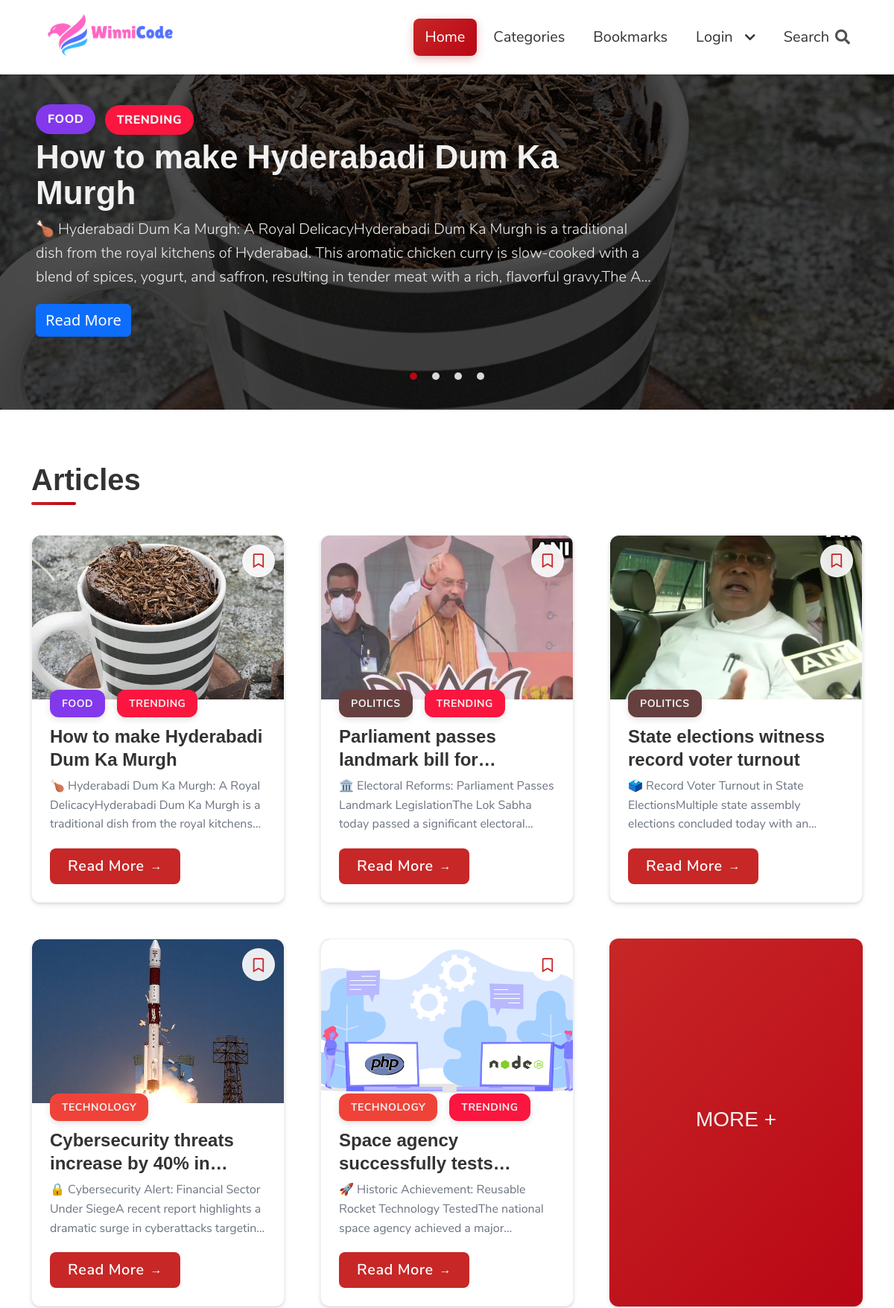
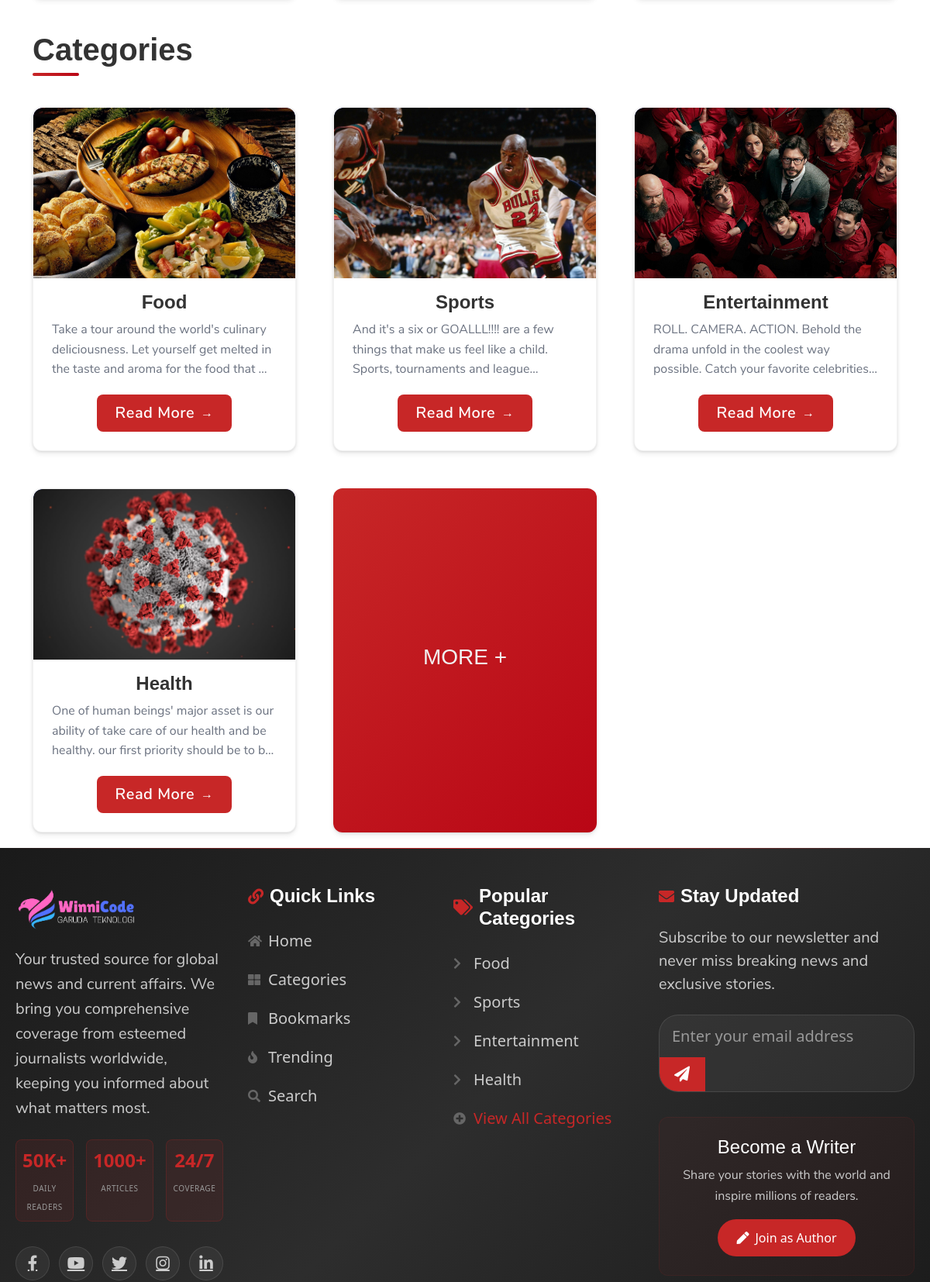
The page / (upper part) on the database its author committed (2 pictures, top to bottom).
### tables this page shows
CREATE TABLE `article` (
  `article_id` int NOT NULL,
  `category_id` int NOT NULL,
  `author_id` int NOT NULL,
  `article_title` varchar(200) NOT NULL,
  `article_description` text NOT NULL,
  `article_image` varchar(250) NOT NULL,
  `article_date` date NOT NULL,
  `article_trend` tinyint(1) NOT NULL,
  `article_active` tinyint(1) NOT NULL
);

CREATE TABLE `category` (
  `category_id` int NOT NULL,
  `category_name` varchar(45) NOT NULL,
  `category_color` varchar(35) NOT NULL,
  `category_image` varchar(250) NOT NULL,
  `category_description` varchar(350) NOT NULL
);

### includes/functions.inc.php (the view, shortened to what this page needs)
  <?php
function createArticleCard($title, $img, $data, $category, $cat_id, $id, $color, $new, $trend, $marked)
{
  echo '
    <article class="card">
      <a href="';
  if (isset($_SESSION['USER_LOGGED_IN'])) {
    if ($marked) {
      echo 'remove-bookmark.php?id=' . $id;
    } else {
      echo 'add-bookmark.php?id=' . $id;
    }
  } else {
    echo 'bookmarks.php';
  }
  echo '" class="bookmark" title="';
  if ($marked) {
    echo 'Remove from Bookmarks">
      <i class="fas fa-bookmark"></i>
    </a>';
  } else {
    echo 'Add to Bookmarks">
      <i class="far fa-bookmark"></i>
    </a>';
  }
  echo '<div class="card-img">
        <img src="' . (!empty($img) ? './assets/images/articles/' . $img : './assets/images/fallback_news.png') . '" />
      </div>
      <div class="card-content">
        <div class="card-tags">
          <div class="tag ' . $color . '"><a href="articles.php?id=' . $cat_id . '">' . $category . '</a></div>';
  if ($trend) {
    echo '  <div class="tag tag-trend"><a href="search.php?trending=1">TRENDING</a></div>';
  }
  echo '
        </div>
        <h3 class="card-title">
          ' . $title . '
        </h3>
        <p class="card-data">
          ' . $data . '
        </p>
        <a href="news.php?id=' . $id . '" class="btn btn-card">Read More <span>&rarr;</span></a>
      </div>
    </article>';
}
function createCategoryCard($title, $img, $data, $id)
{
  echo '
    <article class="card">
      <div class="card-img">
        <img src="./assets/images/category/' . $img . '" />
      </div>
      <div class="card-content">
        <h3 class="card-title text-center">
          ' . $title . '
        </h3>
        <p class="card-data">
          ' . $data . '
        </p>
        <div class="btn-block">
          <a href="articles.php?id=' . $id . '" class="btn btn-card">
            Read More
            <span>&rarr;</span>
          </a>
        </div>
      </div>
    </article>';
}
function createMoreCard($link)
{
  echo '
    <a href="' . $link . '" class="card card-more d-flex">
      <h3>MORE +</h3>
    </a>
    ';
}
function createSlider($active, $img, $color, $category, $title, $content, $id, $new, $trend)
{
  $content = strip_tags($content);
  echo '
    <div class="slide ' . $active . '">
      <div class="slide-image-wrapper">
        <img src="' . (!empty($img) ? './assets/images/articles/' . $img : './assets/images/fallback_news.png') . '"/>
        <div class="info">
          <div class=" tag ' . $color . '">' . $category . '</div>';
  if ($trend) {
    echo '  <div class="tag tag-trend">TRENDING</div>';
  }
  echo
    '
          <h1>' . $title . '</h1>
          <p>
            ' . $content . '
          </p>
          <a href="news.php?id=' . $id . '" class="btn btn-primary">Read More</a>
        </div>
      </div>
    </div>';
}
?>

### includes/slider.inc.php (shortened to what this page needs)
<header class="img-slider">
  <?php
  $no_of_slides = "4";
  $sliderQuery = "
    SELECT
      category.category_name,
      category.category_color,
      article.*
    FROM article
    INNER JOIN category ON article.category_id = category.category_id
    WHERE article.article_trend = 1
      AND article.article_active = 1
      AND article.article_id >= (
        SELECT FLOOR(RAND() * (
          SELECT MAX(article_id)
          FROM article
          WHERE article_trend = 1
        ))
      )
    ORDER BY article.article_id
    LIMIT {$no_of_slides}
  ";
  $sliderResult = mysqli_query($con, $sliderQuery);
  $row = mysqli_num_rows($sliderResult);
  if ($row > 0) {
    $counter = 0;
    while ($data = mysqli_fetch_assoc($sliderResult)) {
      $category_color = $data['category_color'];
      $category_name = $data['category_name'];
      $article_id = $data['article_id'];
      $article_title = $data['article_title'];
      $article_image = $data['article_image'];
      $article_desc = $data['article_description'];
      $article_trend = $data['article_trend'];
      $new = false;
      $active = "";
      if ($counter == 0) {
        $counter++;
        $active = "active";
      }
      createSlider(
        $active,
        $article_image,
        $category_color,
        $category_name,
        $article_title,
        $article_desc,
        $article_id,
        $new,
        $article_trend
      );
    }
    $counter = 0;
    echo '<div class="navigation">';
    for ($i = 0; $i < $no_of_slides; $i++) {
      $active = "";
      if ($counter == 0) {
        $counter++;
        $active = "active";
      }
      echo '<div class="slide-nav-btn ' . $active . '"></div>';
    }
  }
  ?>
  </div>
</header>

### index.php (shortened to what this page needs)
<?php
require('./includes/nav.inc.php');
require('./includes/slider.inc.php');
?>
<section class="py-1 category-list">
  <div class="container">
    <h2 class="headings">Articles</h2>
    <div class="card-container">
      <?php
      $articlesLimit = 5;
      $articleQuery = "
        SELECT
          category.category_name,
          category.category_color,
          article.*
        FROM article
        INNER JOIN category ON article.category_id = category.category_id
        WHERE article.article_active = 1
          AND article.article_id >= (
            SELECT FLOOR(RAND() * (SELECT MAX(article_id) FROM article))
          )
        ORDER BY article.article_id
        LIMIT {$articlesLimit}
      ";
      $result = mysqli_query($con, $articleQuery);
      $row = mysqli_num_rows($result);
      if ($row > 0) {
        while ($data = mysqli_fetch_assoc($result)) {
          $category_color = $data['category_color'];
          $category_name = $data['category_name'];
          $category_id = $data['category_id'];
          $article_id = $data['article_id'];
          $article_title = $data['article_title'];
          $article_image = $data['article_image'];
          $article_desc = $data['article_description'];
          $article_trend = $data['article_trend'];
          $article_desc = strip_tags($article_desc);
          $article_desc = substr($article_desc, 0, 150) . '...';
          $new = false;
          $bookmarked = false;
          createArticleCard(
            $article_title,
            $article_image,
            $article_desc,
            $category_name,
            $category_id,
            $article_id,
            $category_color,
            $new,
            $article_trend,
            $bookmarked
          );
        }
      }
      createMoreCard('./articles.php');
      ?>
    </div>
  </div>
</section>
<section class="py-1 category-list">
  <div class="container">
    <h2 class="headings">Categories</h2>
    <div class="card-container">
      <?php
      $categoriesLimit = 5;
      $categoryQuery = "
        SELECT
          category_id,
          category_name,
          category_image,
          category_description
        FROM category
        WHERE category_id >= (
          SELECT FLOOR(RAND() * (SELECT MAX(category_id) FROM category))
        )
        ORDER BY category_id
        LIMIT {$categoriesLimit}
      ";
      $result = mysqli_query($con, $categoryQuery);
      $row = mysqli_num_rows($result);
      if ($row > 0) {
        while ($data = mysqli_fetch_assoc($result)) {
          $category_id = $data['category_id'];
          $category_name = $data['category_name'];
          $category_image = $data['category_image'];
          $category_desc = $data['category_description'];
          createCategoryCard($category_name, $category_image, $category_desc, $category_id, );
        }
      }
      ?>
    </div>
  </div>
</section>
<?php
require('./includes/footer.inc.php');
?>

### includes/footer.inc.php (shortened to what this page needs)
<footer class="footer">
  <div class="footer-container">
    <div class="footer-content">
      <div class="footer-section about">
        <div class="footer-logo">
          <a href="./index.php"><img src="./assets/images/logo_winni_code.png" alt="WinniCode Logo" /></a>
        </div>
        <p class="footer-description">
          Your trusted source for global news and current affairs. We bring you comprehensive coverage from esteemed
          journalists worldwide, keeping you informed about what matters most.
        </p>
        <div class="footer-stats">
          <div class="stat-item">
            <span class="stat-number">50K+</span>
            <span class="stat-label">Daily Readers</span>
          </div>
          <div class="stat-item">
            <span class="stat-number">1000+</span>
            <span class="stat-label">Articles</span>
          </div>
          <div class="stat-item">
            <span class="stat-number">24/7</span>
            <span class="stat-label">Coverage</span>
          </div>
        </div>
        <div class="social-links">
          <a href="#" class="social-link facebook" aria-label="Facebook">
            <i class="fab fa-facebook-f"></i>
          </a>
          <a href="#" class="social-link youtube" aria-label="YouTube">
            <i class="fab fa-youtube"></i>
          </a>
          <a href="#" class="social-link twitter" aria-label="Twitter">
            <i class="fab fa-twitter"></i>
          </a>
          <a href="#" class="social-link instagram" aria-label="Instagram">
            <i class="fab fa-instagram"></i>
          </a>
          <a href="#" class="social-link linkedin" aria-label="LinkedIn">
            <i class="fab fa-linkedin-in"></i>
          </a>
        </div>
      </div>
      <div class="footer-section links">
        <h3 class="footer-title">
          <i class="fas fa-link"></i>
          Quick Links
        </h3>
        <ul class="footer-links">
          <li><a href="./index.php"><i class="fas fa-home"></i> Home</a></li>
          <li><a href="./categories.php"><i class="fas fa-th-large"></i> Categories</a></li>
          <li><a href="./bookmarks.php"><i class="fas fa-bookmark"></i> Bookmarks</a></li>
          <li><a href="./search.php?trending=1"><i class="fas fa-fire"></i> Trending</a></li>
          <li><a href="./search.php"><i class="fas fa-search"></i> Search</a></li>
        </ul>
      </div>
      <div class="footer-section categories">
        <h3 class="footer-title">
          <i class="fas fa-tags"></i>
          Popular Categories
        </h3>
        <ul class="footer-links">
          <?php
          $footerCategoriesLimit = 4;
          $categoryQuery = "
            SELECT
              category_id,
              category_name
            FROM category
            WHERE category_id >= (
              SELECT FLOOR(RAND() * (SELECT MAX(category_id) FROM category))
            )
            ORDER BY category_id
            LIMIT {$footerCategoriesLimit}
          ";
          $result = mysqli_query($con, $categoryQuery);
          $row = mysqli_num_rows($result);
          if ($row > 0) {
            while ($data = mysqli_fetch_assoc($result)) {
              $category_id = $data['category_id'];
              $category_name = $data['category_name'];
              ?>
              <li><a href="articles.php?id=<?php echo $category_id ?>"><i class="fas fa-chevron-right"></i>
                  <?php echo $category_name ?></a></li>
              <?php
            }
          }
          ?>
          <li><a href="./categories.php" class="view-all"><i class="fas fa-plus-circle"></i> View All Categories</a>
          </li>
        </ul>
      </div>
      <div class="footer-section newsletter">
        <h3 class="footer-title">
          <i class="fas fa-envelope"></i>
          Stay Updated
        </h3>
        <p class="newsletter-description">
          Subscribe to our newsletter and never miss breaking news and exclusive stories.
        </p>
        <form class="newsletter-form" action="#" method="POST">
          <div class="input-group">
            <input type="email" placeholder="Enter your email address" required>
            <button type="submit" class="subscribe-btn">
              <i class="fas fa-paper-plane"></i>
            </button>
          </div>
        </form>
        <div class="join-section">
          <h4>Become a Writer</h4>
          <p>Share your stories with the world and inspire millions of readers.</p>
          <a href="./author-login.php" class="join-btn">
            <i class="fas fa-pen"></i>
            Join as Author
          </a>
        </div>
      </div>
    </div>
  </div>
</footer>
</body>
</html>

### assets/css/partials/1-variables.css (style rules this page uses)
:root { --primary-color: #c72727; --secondary-color: #f99500; --light-color: #f1f1f1; --dark-color: #50514f; --black-color: #333333; --tag-trend-color: #fa163f; --tag-yellow-color: #ffbe0b; --tag-purple-color: #8338ec; --tag-blue-color: #3a86ff; --tag-green-color: #00ff73; --tag-orange-color: #ef4339; --tag-pink-color: #ff0a54; --tag-brown-color: #663f3f; --hover-color: #ee4444; --active-color: #b90615; --ts-xs: 0.625rem; --ts-vs: 0.75rem; --ts-sml: 1rem; --ts-md: 1.25rem; --ts-lg: 1.5rem; --hs-vs: 1.6rem; --hs-sml: 2.25rem; --hs-md: 2.75rem; --hs-lg: 3.5rem; --ff-monts: "Montserrat", sans-serif; --ff-nunito: "Nunito Sans", sans-serif; --ff-noto: "Noto Serif", serif; --ff-robo: "Roboto", sans-serif; --border-radius: 5px; --space-xs: 0.5rem; --space-sm: 1rem; --space-md: 1.5rem; --space-lg: 2rem; --space-xl: 3rem; --lh-tight: 1.2; --lh-normal: 1.5; --lh-relaxed: 1.7; --lh-loose: 1.8; }

### assets/css/partials/3-typography.css (style rules this page uses)
h1, h2, h3, h4, h5, h6 { font-family: var(--ff-monts); margin-bottom: var(--space-md); line-height: var(--lh-tight); color: var(--black-color); }
h1 { font-size: var(--hs-lg); margin-bottom: var(--space-lg); }
h2 { font-size: var(--hs-md); margin-bottom: var(--space-md); }
h3 { font-size: var(--hs-sml); margin-bottom: var(--space-md); }
h4 { font-size: var(--hs-vs); margin-bottom: var(--space-sm); }
p { font-family: var(--ff-nunito); font-size: var(--ts-md); line-height: var(--lh-relaxed); margin: var(--space-sm) 0; }
.py-1 { padding: 4rem 0 var(--space-lg) 0; }
ul, ol { margin-bottom: var(--space-md); padding-left: var(--space-lg); }
li { margin-bottom: var(--space-xs); line-height: var(--lh-normal); font-size: var(--ts-md); }
button, .btn { font-size: var(--ts-md) !important; line-height: var(--lh-normal); padding: var(--space-sm) var(--space-md); }
input, textarea, select { font-size: var(--ts-md) !important; line-height: var(--lh-normal); padding: var(--space-sm); }
.text-center { text-align: center; }
.headings { line-height: 1.3; color: var(--black-color); font-family: var(--ff-monts); font-weight: 700; font-size: 2.5rem; margin-bottom: 2rem; position: relative; display: inline-block; }
.headings::after { content: ''; position: absolute; bottom: -8px; left: 0; width: 60px; height: 4px; background: linear-gradient(135deg, var(--primary-color) 0%, var(--active-color) 100%); border-radius: 2px; }

### assets/css/responsivity/media-queries.css (style rules this page uses)
@media (min-width: 576px) { .container { width: 540px; } }
@media (min-width: 768px) { .container { width: 720px; } }
@media (min-width: 992px) { .container { width: 960px; } }
@media (min-width: 1200px) { .container { width: 1140px; } }
@media (max-width: 1220px) { .img-slider .slide .info { top: 2rem; left: 1.5rem; width: 75%; max-width: calc(75% - 1.5rem); } }
@media (min-width: 576px) { .card-container { grid-template-columns: repeat(1, 1fr); grid-gap: 2rem; } }
@media (min-width: 768px) { .card-container { grid-template-columns: repeat(2, 1fr); grid-gap: 2.5rem; } }
@media (min-width: 992px) { .card-container { grid-template-columns: repeat(3, 1fr); grid-gap: 3rem; } }

### assets/css/search.css (style rules this page uses)
html { scroll-behavior: smooth; }
.category-list { margin-top: 1rem; padding-top: 3rem; }
.card-container .card { background: inherit; border: inherit; border-radius: inherit; }

### rows shown on the page
article: article_image (picture), category.category_name "FOOD", article_trend "TRENDING", article_title "How to make Hyderabadi Dum Ka Murgh", article_description "🍗 Hyderabadi Dum Ka Murgh: A Royal DelicacyHyderabadi Dum Ka Murgh is a traditional dish from the royal kitchens of Hyderabad. This aromatic chicken curry is slow-cooked with a blend of spices, yogurt, and saffron, resulting in tender meat with a rich, flavorful gravy.The…", article_description "🍗 Hyderabadi Dum Ka Murgh: A Royal DelicacyHyderabadi Dum Ka Murgh is a traditional dish from the royal…"
article: article_image (picture), category.category_name "POLITICS", article_trend "TRENDING", article_title "Parliament passes landmark bill…", article_description "🏛️ Electoral Reforms: Parliament Passes Landmark LegislationThe Lok Sabha today passed a significant…"
article: article_image (picture), category.category_name "POLITICS", article_title "State elections witness record voter turnout", article_description "🗳️ Record Voter Turnout in State ElectionsMultiple state assembly elections concluded today with…"
article: article_image (picture), category.category_name "TECHNOLOGY", article_title "Cybersecurity threats increase by 40%…", article_description "🔒 Cybersecurity Alert: Financial Sector Under SiegeA recent report highlights a dramatic surge in cyberattacks…"
article: article_image (picture), category.category_name "TECHNOLOGY", article_trend "TRENDING", article_title "Space agency successfully…", article_description "🚀 Historic Achievement: Reusable Rocket Technology TestedThe national space agency achieved a…"
category: category_image (picture), category_name "Food", category_description "Take a tour around the world's culinary deliciousness. Let yourself get melted in the taste and aroma for the food that…"
category: category_image (picture), category_name "Sports", category_description "And it's a six or GOALLL!!!! are a few things that make us feel like a child. Sports, tournaments and…"
category: category_image (picture), category_name "Entertainment", category_description "ROLL. CAMERA. ACTION. Behold the drama unfold in the coolest way possible. Catch your favorite…"
category: category_image (picture), category_name "Health", category_description "One of human beings' major asset is our ability of take care of our health and be healthy. our first priority should be to…"
